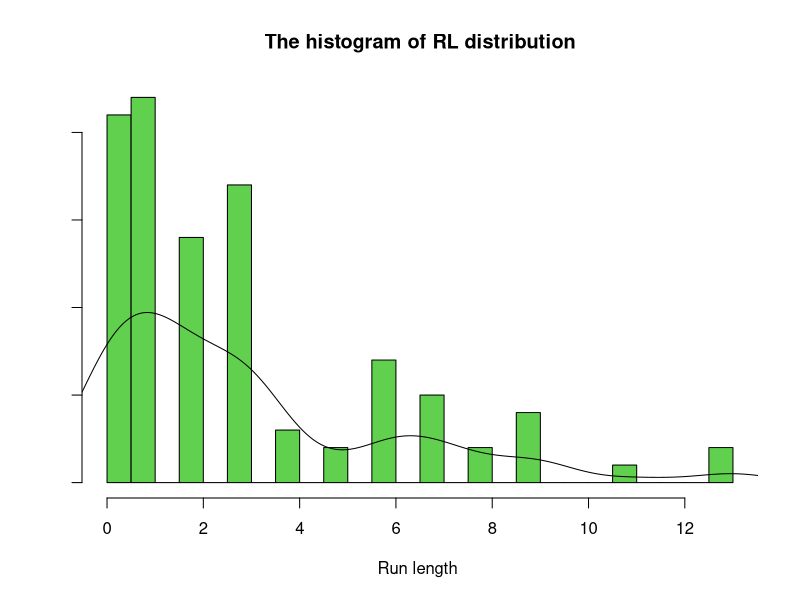

Write R code to recreate this figure.
##-------------------------------------------------------------------------------------------------------------
 ###############################################################################################################
 # Title: Program for demonstrating the batch mean computation in simulation
 # Author: Dr. Shing I Chang at the dept. of IMSE, KSU
 # Date: Sept 27,  2011 
 # Descriptions: 
 #  1. This program uses the computation of Average Run Length (ARL) of X-bar chart as an example
 #  2. Various shift magnititudes can be changed to generate m run lengths (RLs).
 #  3. Input variables:B the batch size, n the sample size, delta the shift magnitude
 #  4. output Variables: Average run length ARL, std(run length), and histogram of run length 
 #  5. Recommendation "B>=1000; n=5,6,~,10; delta 0.5 to 3 with increment of 0.5".
 ##############################################################################################################
 #------------------------------------------------------------------------------------------------
# Here is the function to set up one simulation run
RL.dist=function(B,n, delta) 
{  
  ## B is the batch size, i.e. each batch would repeat the computation once
  ## n is the sample size
  ## delta is the shift magnitude in sigma unit	
	

# Assume we know the distrib of X ~ N(10,1) so the X-bar control chart has the following UCL and LCL>

UCL= 10 + 3 / sqrt(n)
LCL= 10 - 3 / sqrt(n)

# Here is the module that a random number generator is used. In this example, a build-in R normal rv is used
# We assume that the mean is 10 and std is 1
x.bar=mean(rnorm(n,mean=10+delta,sd=1))

RL.v=array(rep(0,B))
seed= 12345 #the starting seed

# to generate B replications
for (i in 1:B) 
{
	# set up initial conditions
	set.seed(seed)
	RL=0

	# to count run length for each control chart monitoring 
	repeat
     	{x.bar=mean(rnorm(n,mean=10+delta,sd=1))
      		if ((x.bar<UCL) && (x.bar)>LCL) {RL=RL+1}
       		else {RL=RL; break}  
      	}
	seed=seed+1 #move to the next seed
	RL.v[i]=RL
}
ARL=mean(RL.v)
std=sd(RL.v)
 
## Print estimation summary
  
  cat("Summary of estimation results:", "\n", "\n") 
  cat("No. of iteration=", B, ";Sample size=",n, "; Shift Magnitude=", delta, "\n", "\n") 
  cat("LCL=", LCL, ";UCL=", UCL, "\n", "\n")
  cat("ARL or mean(RL)=", ARL, ";sd(RL)=", std, "\n", "\n") 
 
  
## Figures

  windows()
  hist(RL.v, breaks=20, axes=FALSE, main="The histogram of RL distribution", xlab="Run length ", ylab=" ", lty=1, freq=F,col=3)
  axis(1, lab=T)   
  axis(2, lab=F)   
  lines(density(RL.v))
}

RL.dist(100,5,1)   ## RL.dist(B, n, delta); You can change these three numbers from the recommended values in Descriptions

